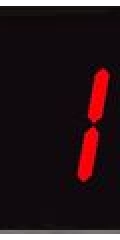
#> input picture images/numbers/1.png, 60 x 120 px, given in place of 2.png, which was not available (shown 2 times larger)
$ python testloop.py   (older library calls are emulated)
#> lines starting #> are read from the running program, lines starting #| are printed output that depends on the picture; after the words box and inside, x2 and y2 are one past the last pixel; in counts of white or black regions, pixels touching at a corner belong together; long printed decimals are rounded; pictures that were not available may be replaced by others from this repository, and a replacement may not be noted
### PyDigits/reddigits/Utils.py
# -*- coding: utf-8 -*-

import numpy as np

from skimage import io  ## for reading images from FS
#import matplotlib.image as mpimg   # for loading images from files
#import matplotlib.pyplot as plt    # for displaying images

class Utils:

    @staticmethod
    def readImage(filename):
        return io.imread(filename);
#> returned value is the input picture: shape (120, 60, 4); mean R, G, B, A 41.3, 24, 27.5, 255
        #return mpimg.imread(filename);

    @staticmethod
    def writeImage(image, filename):
        io.imsave(filename, image);
        #mpimg.imsave(filename, image)

    @staticmethod
    def showImage(image):
        io.imshow(image);
        #plt.imshow(image)
        #plt.show()

    @staticmethod
    def imageMean(image):
        return(np.mean(image[:,:,0:3]))

### PyDigits/reddigits/DigitPositionDetector.py
#!/usr/bin/env python3
# -*- coding: utf-8 -*-
"""
The module that has utilities to detect the positions of the digits
Entry Point for Position Detection
"""

import sys   # To get commanline arguments

import numpy as np

from skimage import feature, filters  # data, io,
from skimage.morphology import label
from skimage.measure import regionprops

import matplotlib.pyplot as plt
import matplotlib.patches as mpatches


from DigitModel import DigitModel
from Utils import Utils

class DigitPositionDetector:

    """Detects multiple digits in a large image."""

    BASE_DIR    = "/home/guigui/GMCodes/RedDigits/"
    IMAGE_DIR   = BASE_DIR + "/images/"
    CLEANED_DIR = IMAGE_DIR + "/numbers_cleaned/"
    DETECT_DIR  = IMAGE_DIR + "/detectPosition/"
    FUSION_BLUR = 1.04

    def die(self):
        print("DigitDetector destroyed")

    def __init__(self, image):
        """Initializes the detector by loading the image (where to look for digits)"""
        self._imageOriginal = image
        self._imageProcessed = None
        self.toBaW()
        self._detectedDigits = []

    def toBaW(self):
        self._imageProcessed = np.mean(self._imageOriginal, -1)           # trick to rgb2grey
        self._imageProcessed = filters.gaussian(self._imageProcessed,
                                                sigma=DigitPositionDetector.FUSION_BLUR) # trying to merge parts of the digits by bluring
        mean = np.mean(self._imageProcessed)                              # making image strict B&W
        self._imageProcessed[self._imageProcessed >  mean] = 255
        self._imageProcessed[self._imageProcessed <= mean] = 0

    def detect(self):
        edges = feature.canny(self._imageProcessed, sigma=1, low_threshold=None, high_threshold=None)
        labels = label(edges)
        for region in regionprops(labels):
            minrow, mincol, maxrow, maxcol = region.bbox
            subImage = self._imageOriginal[minrow:maxrow, mincol:maxcol]
            self._detectedDigits.append(DigitModel(self._imageOriginal.shape, subImage, minrow, mincol, maxrow, maxcol))

    def displayImage(self):
        plt.imshow(self._imageOriginal)
        plt.show()

    # [12 lines left out: function displayDetectedPositions, not called in this run]

    def getDetectedDigits(self):
        return(self._detectedDigits)


# [29 lines that do not run on import are left out]

### PyDigits/reddigits/DigitModel.py
#!/usr/bin/env python3
# -*- coding: utf-8 -*-
"""
Class encapsulating Digits
"""

import matplotlib.pyplot as plt    # for displaying images

import numpy as np    # ªor arrays

from PIL import Image      # To tag the images
from PIL import ImageDraw

from Utils import Utils

class DigitModel:
    RIGHT  = "RIGHT"
    LEFT   = "LEFT"
    TOP    = "TOP"
    BOTTOM = "BOTTOM"

    """Models a single digit with its position in the larger image and its subImage"""

    def die(self):
        print("DigitModel destroyed")

    def __init__(self, originalImageShape, subImage, minRow, minCol, maxRow, maxCol):
        """Initialize the position of the digit and its subImage"""
        self.subImage = subImage
        self.bbox = { 'tl':(minCol, minRow), 'br':(maxCol, maxRow) }
        self.center = (minCol+(maxCol-minCol)/2, minRow+(maxRow-minRow)/2)
        self.fuzzyPosition = DigitModel.computeFuzzyPosition(originalImageShape, self.center)
        self.guessedValue = None

    # [14 lines left out: functions __str__, tagImage, not called in this run]

    @staticmethod
    def computeFuzzyPosition(originalImageShape, center):
        """Position relative to the big picture : (Top/Bottom, Left/Right)"""
        fPos = "NO FUZZY POSITION"
        originalImageWidth  = originalImageShape[1]
        originalImageHeight = originalImageShape[0]
        xCenter = center[0]
        yCenter = center[1]
        if yCenter > originalImageHeight/2:
            fPos = DigitModel.BOTTOM
        else:
            fPos = DigitModel.TOP

        if xCenter > originalImageWidth/2:
            fPos += " " + DigitModel.RIGHT
        else:
            fPos += " " + DigitModel.LEFT
        return fPos

    def getTaggedImage(self):
        img = self.subImage
        if self.guessedValue != None:
            img = DigitModel.tagImage(img, str(self.guessedValue), (self.subImage.shape[1]/2, 0))
        return(img)

    def display(self):
        plt.imshow(self.getTaggedImage())
        plt.show()


# [8 lines that do not run on import are left out]

### PyDigits/reddigits/PreProcessor.py
#!/usr/bin/env python3
# -*- coding: utf-8 -*-
"""
Preprocessing of images
"""

from skimage.transform import resize  # To resize images to feature size

import matplotlib.pyplot as plt    # for displaying images

from DigitPositionDetector import DigitPositionDetector
from Utils import Utils

class PreProcessor:

    TRAIN_WIDTH  = 10
    TRAIN_HEIGHT = 42

    def die(self):
        print("PreProcessor destroyed")

    def __init__(self):
        return

    @staticmethod
    def preprocessImage(image):
        """Finds the digit in the image (error if no/more-than-one) and returns the corresponding 1D array of features"""
        dpd = DigitPositionDetector(image)
        dpd.detect()
        detectedDigits = dpd.getDetectedDigits()
        if len(detectedDigits)<1:
            raise Exception("ERROR: could not find digits in image")
        elif len(detectedDigits)>1:
            print("WARNING: More than 1 digit detected => considering only the first")
        digitImage = detectedDigits[0].subImage
        return PreProcessor.imageToFeatures(digitImage)

    @staticmethod
    def imageToFeatures(image):
        """Resizes the image to PreProcessor.TRAIN_WIDTH/HEIGHT and returns the flattened (1D) array"""
        resized = resize(image, (PreProcessor.TRAIN_HEIGHT, PreProcessor.TRAIN_WIDTH),
                         mode='reflect', anti_aliasing=True)
        bandw = resized[:,:,0]
        return(bandw.flatten())


# [15 lines that do not run on import are left out]

### PyDigits/reddigits/testloop.py
#!/usr/bin/env python3
# -*- coding: utf-8 -*-

import numpy as np
import pandas as pd

from skimage.transform import SimilarityTransform, AffineTransform, warp, rotate, resize
from skimage.filters import gaussian

from Utils import Utils
from PreProcessor import PreProcessor

TRAIN_WIDTH = 10
TRAIN_HEIGHT = 42

tilt=-45
angle=45
xtransl=25
ytransl=10
sigma=.1
ratio = 1.4

number=2
newFile="/home/guigui/GMCodes/RedDigits/images/numbers_cleaned/"+str(number)+".png"
img = Utils.readImage(newFile)
Utils.showImage(img)

# quadruple image canvas size and center digit
scale=4
img2 = np.full((scale*img.shape[0],scale*img.shape[1],img.shape[2]), 0)
img2[:,:,3] = 255
imh, iml, imd = img.shape
#> imh = 120; iml = 60; imd = 4
im2h, im2l, im2d = img2.shape
midl, midh = int(iml/2), int(imh/2)
#> midl = 30; midh = 60
mid2l, mid2h = int(im2l/2), int(im2h/2)
img2[mid2h-midh:mid2h+midh, mid2l-midl:mid2l+midl, :] = img[0:midh*2, 0:midl*2, :]
print("orig="+str(np.mean(img2[:,:,0:3])))
#| orig=1.934
Utils.showImage(img2)


tiltTform1 = SimilarityTransform(translation=(0, mid2h-midh))
#tiltTform2 = AffineTransform(shear=np.deg2rad(tilt))
tiltTform2 = AffineTransform(shear=np.deg2rad(20))
tiltTform3 = SimilarityTransform(translation=(-tilt/45*mid2l, -mid2h+midh))
tiltTform = tiltTform1 + tiltTform2 + tiltTform3
tilted = warp(img2, tiltTform, output_shape=img2.shape,
              mode='edge', #mode='constant', cval = 0,  ## TODO: 'constant'+cval, does not work!!!!
              preserve_range = True)
print("tilted="+str(np.mean(tilted[:,:,0:3])))
#| tilted=1.934
#Utils.showImage(tilted)

rotated = rotate(tilted, np.deg2rad(angle),
                 mode='edge', # mode='constant',  cval = 0,
                 preserve_range = True);
print("rotated="+str(np.mean(rotated[:,:,0:3])))
#| rotated=1.934
#Utils.showImage(rotated)

transTform= AffineTransform(translation=(xtransl,ytransl))
transtd = warp(rotated, transTform, output_shape=rotated.shape,
               mode='edge', # mode='constant', cval = 0,
               preserve_range = True)
print("transl="+str(np.mean(transtd[:,:,0:3])))
#| transl=1.934
#Utils.showImage(transtd)

blurred = transtd.copy()
blurred[:, :, 0] = gaussian(blurred[:, :, 0], sigma, preserve_range = True)
print("blurred="+str(np.mean(blurred[:,:,0:3])))
#| blurred=1.934
#Utils.showImage(blurred)

resized = resize(blurred, (ratio*blurred.shape[0],ratio*blurred.shape[1]),
                 anti_aliasing=True, preserve_range = True)
print("resized="+str(np.mean(resized[:,:,0:3])))
#| resized=1.937
#Utils.showImage(resized)


print("Treating file: " + newFile)
attributes = pd.DataFrame(PreProcessor.preprocessImage(resized).reshape(1,TRAIN_WIDTH*TRAIN_HEIGHT))
#> in toBaW, `mean = np.mean(self._imageProcessed)`: mean = 65.2
#> in toBaW, `self._imageProcessed[self._imageProcessed >  mean] = 255`:
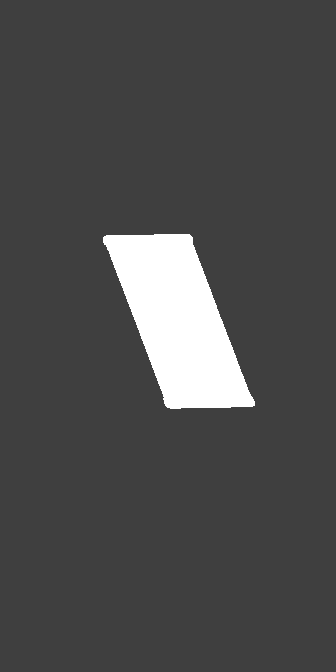
#> self._imageProcessed: shape (672, 336) float64; min 63.75, max 255, mean 76.6
#> in toBaW, `self._imageProcessed[self._imageProcessed <= mean] = 0`:
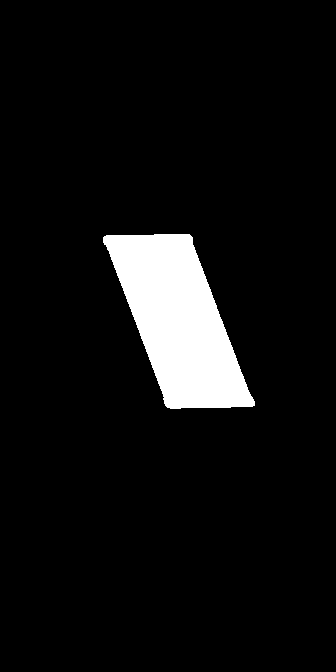
#> self._imageProcessed: shape (672, 336) float64; 6.7% white; 1 white region, box (x1, y1, x2, y2) and area: (103, 234, 255, 409) 15216
#> in detect, `edges = feature.canny(self._imageProcessed, sigma=1, low_threshold=Non..`: edges: shape (672, 336) bool; 0.26% white in thin lines or dots, all inside (x1, y1, x2, y2) = (103, 233, 255, 410)
#> the loop in detect, `for region in regionprops(labels):` made 1 pass
#> (minrow, mincol, maxrow, maxcol) on pass 1: (233, 103, 410, 255)
#> pass 1, in detect, `subImage = self._imageOriginal[minrow:maxrow, mincol:maxcol]`:
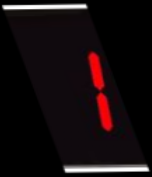
#> subImage: shape (177, 152, 4) float64; mean R, G, B, A 21.7, 12.6, 14.5, 255; transparent parts drawn white
#> after the loop in detect, `for region in regionprops(labels):`: self._detectedDigits = 1 item
#> attributes = table of 1 rows and 420 columns
attributes["class"] = number
print(type(attributes))
#| <class 'pandas.core.frame.DataFrame'>
print(attributes.shape)
#| (1, 421)
print(attributes)
#> (printed output is left out)


###################

from DigitPositionDetector import DigitPositionDetector

dpd = DigitPositionDetector(resized)
dpd.detect()
#> the loop in detect (call 2), `for region in regionprops(labels):` made 1 pass
detectedDigits = dpd.getDetectedDigits()
#> detectedDigits = 1 item
for dd in detectedDigits:
        dd.display()
#> this loop made 1 pass

###################

import numpy as np
def all_at_once(img, rotation, translation, scale, shear):
#> called with rotation = 45, translation = (25, 10), scale = 1.4, shear = -45
    allLinTransf = AffineTransform(scale=(scale,scale), rotation=np.deg2rad(rotation), translation=translation, shear=np.deg2rad(shear))
    #tf = tf_center + tf_augment + tf_uncenter
    img2 = warp(img, allLinTransf, order=1, preserve_range=True, mode='edge')
    return img2

Utils.showImage(img)
Utils.showImage(img2)
Utils.showImage(all_at_once(img2, angle, (xtransl,ytransl), ratio, tilt))

####################

from skimage import data, color
image = color.rgb2gray(data.astronaut())
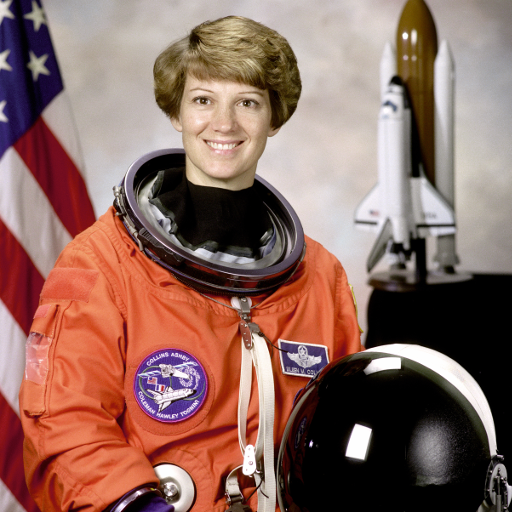
#> input picture skimage.data.astronaut(), 512 x 512 px
print("orig="+str(np.mean(image[:,:])))
#| orig=0.442
Utils.showImage(image)


tiltTform = AffineTransform(shear=np.deg2rad(tilt)) # , translation=(215*tilt/4, 0)
tilted = warp(image, tiltTform, output_shape=image.shape, mode='edge', preserve_range = True)
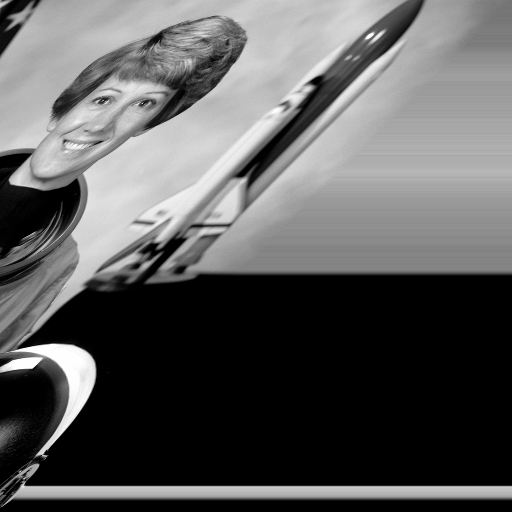
#> tilted: shape (512, 512) float64; min 0, max 1, mean 0.363
print("tilted="+str(np.mean(tilted[:,:])))
#| tilted=0.3633
Utils.showImage(tilted)


transTform= AffineTransform(translation=(20,20))
transl = warp(image, transTform, output_shape=image.shape, mode='edge', preserve_range = True)
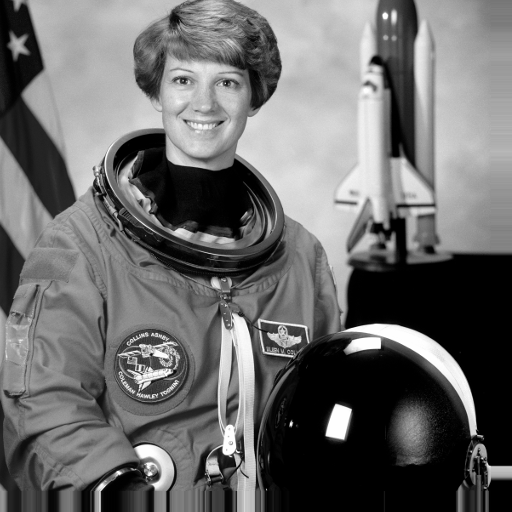
#> transl: shape (512, 512) float64; min 0, max 1, mean 0.421
print("transl="+str(np.mean(transl[:,:])))
#| transl=0.421
Utils.showImage(transl)
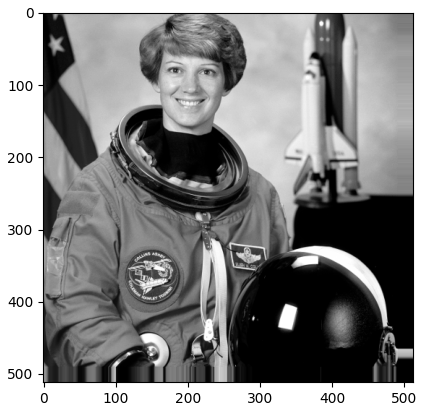
#> figure drawn by matplotlib, 1 panel

$ run again, on images/numbers/3.png
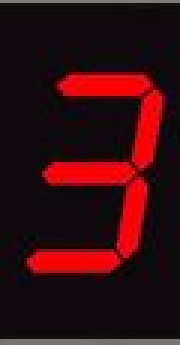
#> input picture images/numbers/3.png, 60 x 115 px, given in place of 2.png, which was not available (shown 3 times larger)
#> in readImage, returned value is the input picture: shape (115, 60, 4); mean R, G, B, A 52.2, 12.3, 16.3, 255
#| orig=1.618
#| tilted=1.618
#| rotated=1.618
#| transl=1.618
#| blurred=1.618
#| resized=1.615
#> mean = 64.96
#> edges: shape (644, 336) bool; 0.27% white in thin lines or dots, all inside (x1, y1, x2, y2) = (96, 224, 244, 391)
#> the loop in detect, `for region in regionprops(labels):` made 1 pass
#> (minrow, mincol, maxrow, maxcol) on pass 1: (224, 96, 391, 244)
#> pass 1, in detect, `subImage = self._imageOriginal[minrow:maxrow, mincol:maxcol]`:
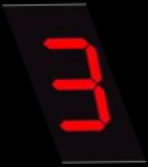
#> subImage: shape (167, 148, 4) float64; mean R, G, B, A 27.9, 6.1, 8.3, 255; transparent parts drawn white
#> after the loop in detect, `for region in regionprops(labels):`: self._detectedDigits = 1 item
#> attributes = table of 1 rows and 420 columns
#| <class 'pandas.core.frame.DataFrame'>
#| (1, 421)
#> (printed output is left out)
#> the loop in detect (call 2), `for region in regionprops(labels):` made 1 pass
#> `detectedDigits = dpd.getDetectedDigits()`: detectedDigits = 1 item
#> the loop `for dd in detectedDigits:` made 1 pass
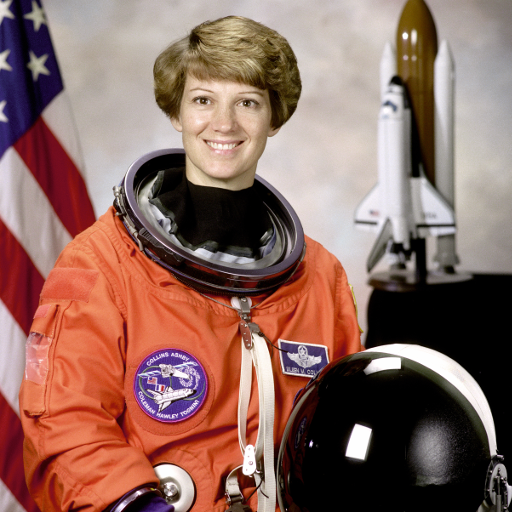
#> input picture skimage.data.astronaut(), 512 x 512 px
#| orig=0.442
#| tilted=0.3633
#| transl=0.421

$ run again, on images/numbers/7.png
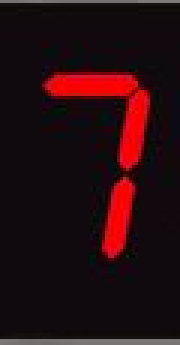
#> input picture images/numbers/7.png, 60 x 115 px, given in place of 2.png, which was not available (shown 3 times larger)
#> in readImage, returned value is the input picture: shape (115, 60, 4); mean R, G, B, A 38, 12.4, 16.3, 255
#| orig=1.327
#| tilted=1.327
#| rotated=1.327
#| transl=1.327
#| blurred=1.327
#| resized=1.323
#> mean = 64.74
#> edges: shape (644, 336) bool; 0.27% white in thin lines or dots, all inside (x1, y1, x2, y2) = (96, 224, 245, 391)
#> the loop in detect, `for region in regionprops(labels):` made 1 pass
#> (minrow, mincol, maxrow, maxcol) on pass 1: (224, 96, 391, 245)
#> pass 1, in detect, `subImage = self._imageOriginal[minrow:maxrow, mincol:maxcol]`:
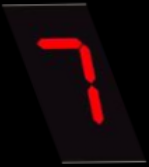
#> subImage: shape (167, 149, 4) float64; mean R, G, B, A 20.1, 6.2, 8.3, 255; transparent parts drawn white
#> after the loop in detect, `for region in regionprops(labels):`: self._detectedDigits = 1 item
#> attributes = table of 1 rows and 420 columns
#| <class 'pandas.core.frame.DataFrame'>
#| (1, 421)
#> (printed output is left out)
#> the loop in detect (call 2), `for region in regionprops(labels):` made 1 pass
#> `detectedDigits = dpd.getDetectedDigits()`: detectedDigits = 1 item
#> the loop `for dd in detectedDigits:` made 1 pass
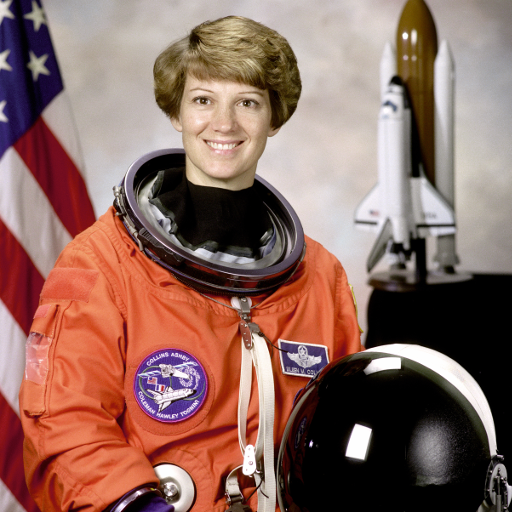
#> input picture skimage.data.astronaut(), 512 x 512 px
#| orig=0.442
#| tilted=0.3633
#| transl=0.421
